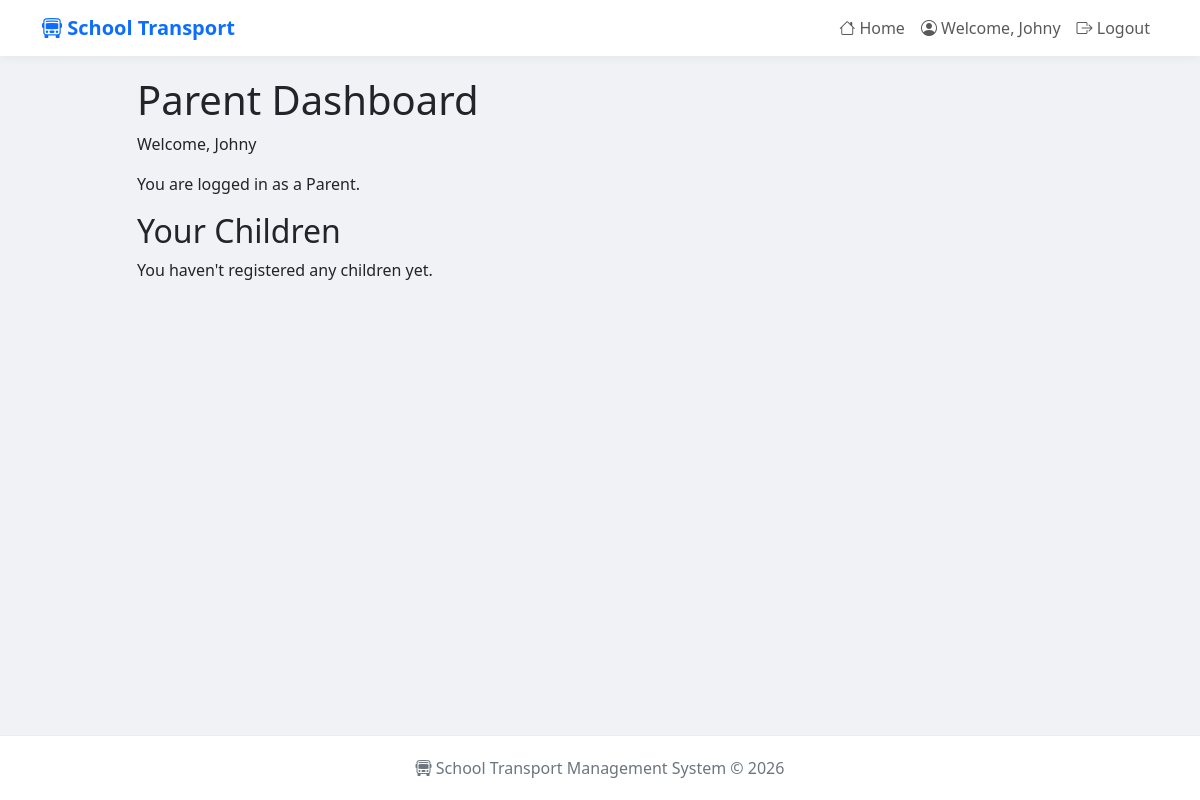
/parent-dashboard/ (signed in), run on an earlier commit of the app's database.
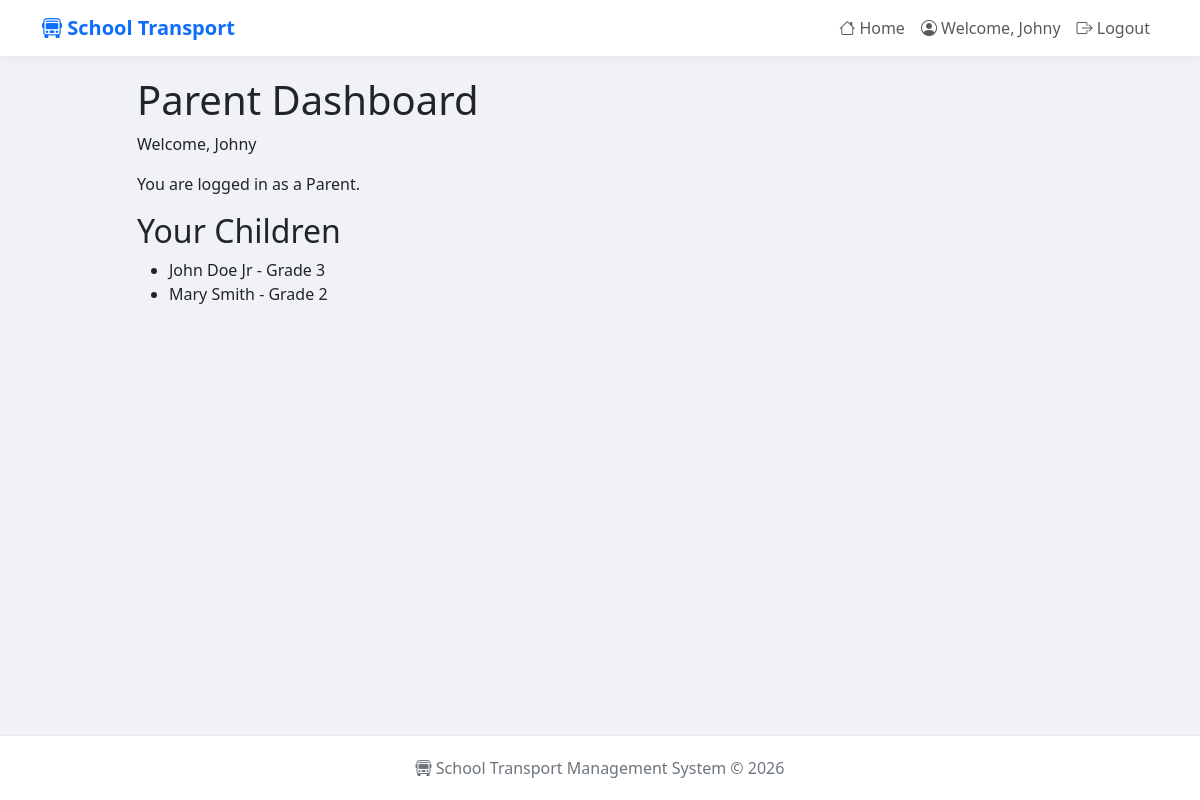
And on a later commit of the database.
### transport/models.py (models this page shows, shortened)
class Student(models.Model):
    name = models.CharField(max_length = 200)
    grade = models.CharField(max_length = 20)
    parent = models.ForeignKey(Parent, on_delete = models.CASCADE, related_name = 'children')
    bus = models.ForeignKey(Bus, on_delete = models.CASCADE, related_name = 'students')
    pick_up_location = models.CharField(max_length = 200)
    drop_off_location = models.CharField(max_length = 200)
    emergency_contact = models.CharField(max_length = 200)
    created_at = models.DateTimeField(auto_now_add = True)
    is_active = models.BooleanField(default = True)

### transport/views.py (the view)
# urls.py: path('parent-dashboard/', views.parent_dashboard, name = 'parent_dashboard'),
@login_required
def parent_dashboard(request):
    if request.user.user_type != 'parent':
        messages.error(request, 'Access denied. You are not a parent.')
        return redirect('index')
    else:
        return render (request, 'transport/parent_dashboard.html')

### transport/templates/transport/parent_dashboard.html (shortened to what this page needs)
{% extends 'transport/layout.html' %}
{% block body %}
    <h1>
        Parent Dashboard
    </h1>
    <p>
        Welcome, {{ user.username }}
    </p>
    <p>
        You are logged in as a Parent.
    </p>
    <h2>
        Your Children
    </h2>
    {% if user.parent_profile.children.all %}
        <ul>
            {% for child in user.parent_profile.children.all %}
                <li>
                    {{ child.name }} - Grade {{ child.grade }}
                </li>
            {% endfor %}
        </ul>
    {% else %}
        <p>
            You haven't registered any children yet.
        </p>
    {% endif %}
{% endblock %}

What changed in the data, as far as the page shows it:
added Student: name "John Doe Jr", grade "3"
added Student: name "Mary Smith", grade "2"
Also different on the page:
text no longer shown: "You haven't registered any children yet."
